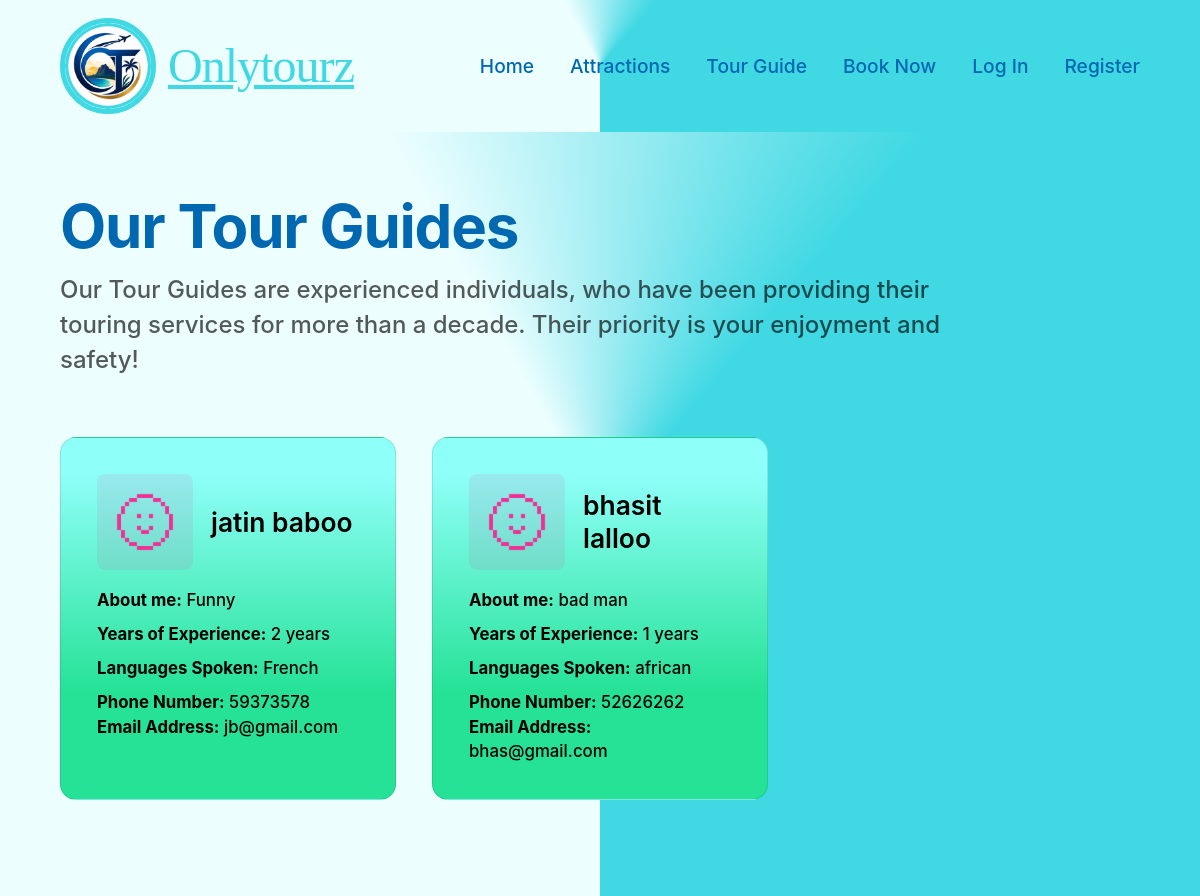
/tourguides/, run on an earlier commit of the app's database.
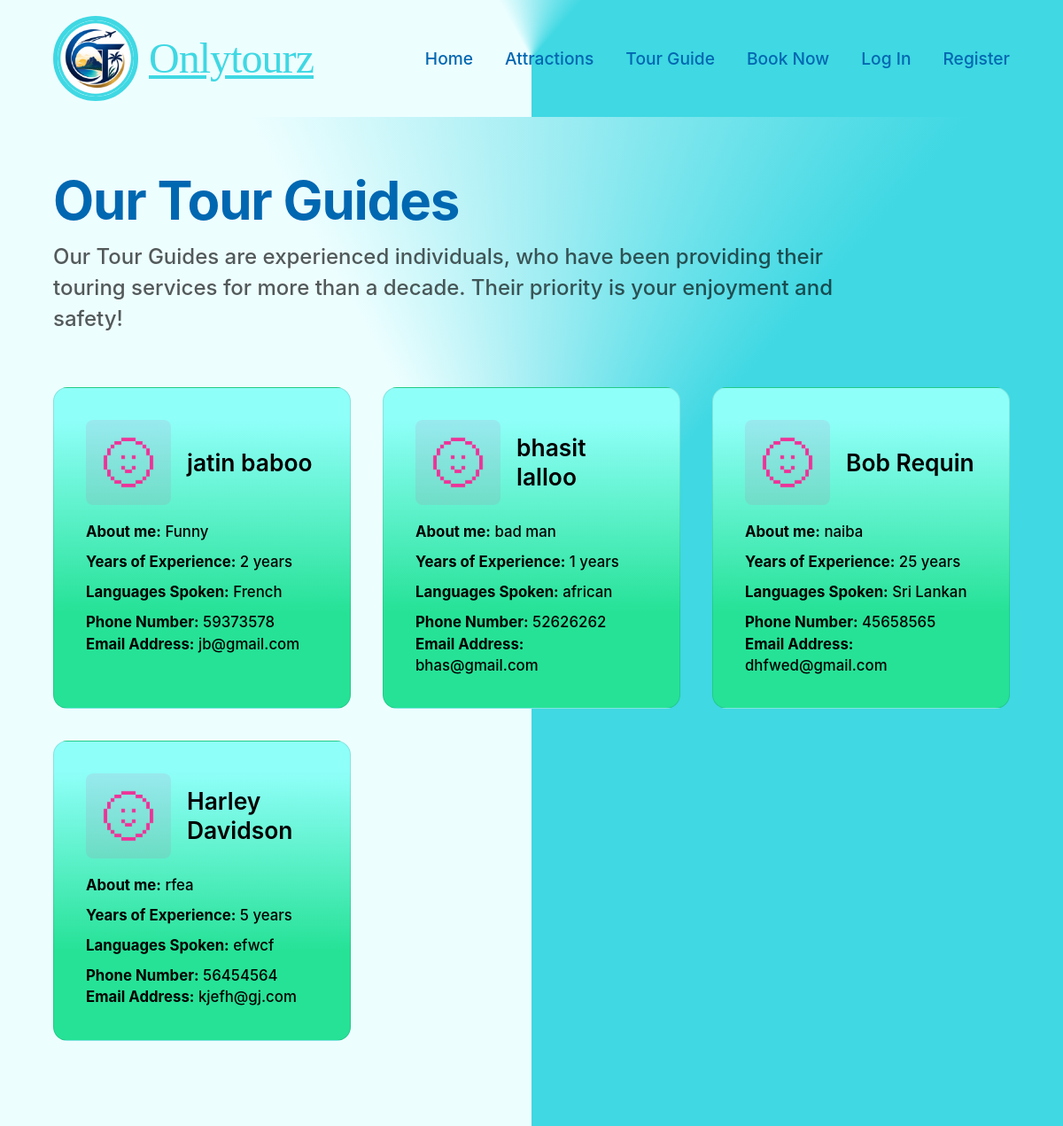
And on a later commit of the database.
### OnlyToursApp/models.py (models this page shows, shortened)
class TourGuide(User):
	PhoneNumber = models.CharField(null=True, blank=True, max_length=12, help_text='Enter a Phone Number')
	YearsofExperience = models.IntegerField(null=True, blank=True, help_text='Enter your Years of Experience')
	PrimaryLanguage = models.CharField(null=True, blank=True, max_length=30,  help_text='Enter your Primary Language')
	Biography = models.CharField(null=True, blank=True, max_length=30,  help_text='Enter a biography of yourself')

class LanguagesSpoken(models.Model):
	Guide = models.ForeignKey(TourGuide, on_delete=models.CASCADE, help_text="Choose a Guide" )
	Language = models.CharField(null=True, blank=True, max_length=30,help_text="Enter a language" )

### OnlyToursApp/views.py (the view)
# urls.py: path('tourguides/', views.TourGuideListView.as_view(), name='tourguides'),
class TourGuideListView(ListView):
	model = TourGuide
	template_name = 'tour_guide.html'
	context_object_name = 'tourguides'

### OnlyToursApp/templates/tour_guide.html (shortened to what this page needs)
{% extends 'base.html' %}
{% load static %}
{% block extra_css %}
  <link rel="stylesheet" href="{% static 'css/tourguides.css' %}">
{% endblock %}
{% block content %}
<div class="guides-page site-brand-gradient">
  <div class="guides-inner">
    <div class="guides-intro">
      <h1 class="guides-title">Our Tour Guides</h1>
      <p class="guides-lead">
        Our Tour Guides are experienced individuals, who have been
        providing their touring services for more than a decade.
        Their priority is your enjoyment and safety!
      </p>
    </div>
    <div class="guide-grid">
      {% for guide in tourguides %}
      <article class="guide-card">
        <div class="guide-head">
          <img class="guide-photo" src="{% static 'tourism/images/image2.png' %}"
               alt="{{ guide.first_name }} {{ guide.last_name }}">
          <h2 class="guide-name">{{ guide.first_name }} {{ guide.last_name }}</h2>
        </div>
        <div class="guide-info">
          <p>
            <strong>About me:</strong>
            {{ guide.Biography|default:"Not provided" }}
          </p>
          <p>
            <strong>Years of Experience:</strong>
            {% if guide.YearsofExperience is not None %}{{ guide.YearsofExperience }} years{% else %}Not provided{% endif %}
          </p>
          <p>
            <strong>Languages Spoken:</strong>
            {% for lang in guide.languagesspoken_set.all %}{{ lang.Language|default_if_none:"" }}{% if not forloop.last %}, {% endif %}{% empty %}{{ guide.PrimaryLanguage|default:"Not provided" }}{% endfor %}
          </p>
          <p>
            <strong>Phone Number:</strong>
            {{ guide.PhoneNumber|default:"Not provided" }}
            <br>
            <strong>Email Address:</strong>
            {{ guide.email|default:"Not provided" }}
          </p>
        </div>
      </article>
      {% empty %}
      <p class="guide-empty">No tour guides available yet.</p>
      {% endfor %}
   </div>
  </div>
</div>
{% endblock %}

### OnlyToursApp/templates/base.html (shortened to what this page needs)
{% load static %}
<!DOCTYPE html>
<html lang="en">
<head>
  <link rel="stylesheet" href="{% static 'css/base.css' %}">
  {% block extra_css %}{% endblock %}
</head>
<body class="{% block body_class %}{% endblock %}">
  {% include 'partials/navbar.html' %}
  <main class="site-main">
    {% block content %}{% endblock %}
  </main>
</body>
</html>

### OnlyToursApp/templates/partials/navbar.html (shortened to what this page needs)
{% load static %}
<header class="site-header site-brand-gradient">
  <a class="site-logo" href="{% url 'OnlyToursApp:home' %}">
    <img src="{% static 'images/image0.png' %}" alt="OnlyTours logo" />
    <span class="site-logo-text">
      <span class="script">Onlytourz</span>
    </span>
  </a>
  <nav aria-label="Main navigation">
    <ul class="site-nav">
      <li><a href="{% url 'OnlyToursApp:home' %}">Home</a></li>
      <li><a href="{% url 'OnlyToursApp:attractions' %}">Attractions</a></li>
      <li><a href="{% url 'OnlyToursApp:tourguides' %}">Tour Guide</a></li>
      {% if user.tourguide %}
      <li><a href="{% url 'OnlyToursApp:guide_bookings' %}">My Bookings</a></li>
      <li><a href="{% url 'OnlyToursApp:guide_listings' %}">My Listings</a></li>
      <li><a href="{% url 'OnlyToursApp:guide_reviews' %}">My Reviews</a></li>
      {% else %}
      <li><a href="{% url 'OnlyToursApp:booknow' %}">Book Now</a></li>
      {% endif %}
      {% if user.is_authenticated %}
      <li class="site-nav-user">Hi, {{ user.first_name|default:user.username }}</li>
      <li>
        <form class="site-nav-logout" method="post" action="{% url 'logout' %}">
          {% csrf_token %}
          <button type="submit">Log Out</button>
        </form>
      </li>
      {% else %}
      <li><a href="{% url 'login' %}">Log In</a></li>
      <li><a href="{% url 'OnlyToursApp:register' %}">Register</a></li>
      {% endif %}
    </ul>
  </nav>
</header>

### OnlyToursApp/static/css/base.css (style rules this page uses)
:root { --logo: #3fd8e3; --headings: #0067b1; --accent: #fbba09; --text-body: rgba(0, 0, 0, 0.65); --input-bg: #efeded; --font-script: "Brush Script MT", "Segoe Script", cursive; --font-body: "Inter", system-ui, -apple-system, "Segoe UI", Roboto, Helvetica, Arial, sans-serif; --space-xs: clamp(0.5rem, 1vw, 0.75rem); --space-sm: clamp(0.75rem, 1.5vw, 1.25rem); --space-md: clamp(1.25rem, 3vw, 2.5rem); --space-lg: clamp(2rem, 5vw, 4rem); --space-xl: clamp(3rem, 8vw, 6rem); --radius-lg: clamp(20px, 3vw, 40px); --max-content-width: 1280px; }
*, *::before, *::after { box-sizing: border-box; }
html { -webkit-text-size-adjust: 100%; }
body { margin: 0; padding: 0; font-family: var(--font-body); color: #000; background: #ffffff; line-height: 1.5; overflow-x: hidden; }
a { text-decoration: none; color: inherit; }
img { max-width: 100%; display: block; }
.site-brand-gradient { background: conic-gradient( from 180deg at 50% 50%, rgba(237, 254, 255, 1) 41.8%, rgba(63, 216, 227, 1) 61.5% ); }
.site-header { padding: var(--space-sm) var(--space-lg); display: flex; flex-wrap: wrap; align-items: center; justify-content: space-between; gap: var(--space-sm); }
.site-logo { display: flex; align-items: center; gap: var(--space-xs); flex-shrink: 0; }
.site-logo img { border-radius: 50%; border: clamp(3px, 0.5vw, 5px) solid var(--logo); width: clamp(56px, 8vw, 96px); height: clamp(56px, 8vw, 96px); object-fit: cover; }
.site-logo-text { color: var(--logo); text-decoration: underline; white-space: nowrap; display: flex; align-items: baseline; gap: 0.25rem; }
.site-logo-text .script { font-family: var(--font-script); font-size: clamp(1.5rem, 4vw, 3rem); letter-spacing: -0.02em; }
.site-nav { display: flex; flex-wrap: wrap; align-items: center; gap: clamp(1rem, 3vw, 2.5rem); list-style: none; margin: 0; padding: 0; }
.site-nav a, .site-nav .site-nav-item, .site-nav-user, .site-nav-logout button { color: var(--headings); text-align: center; font-weight: 500; font-size: clamp(1rem, 1.6vw, 1.35rem); white-space: nowrap; }
body { display: flex; flex-direction: column; min-height: 100vh; }
.site-main { flex: 1 0 auto; background: conic-gradient( from 180deg at 50% 50%, rgba(237, 254, 255, 1) 41.8%, rgba(63, 216, 227, 1) 61.5% ); }

### OnlyToursApp/static/css/tourguides.css (style rules this page uses)
.guides-page { min-height: 70vh; padding: var(--space-lg) var(--space-lg) var(--space-xl); }
.guides-inner { max-width: var(--max-content-width); margin: 0 auto; }
.guides-intro { margin-bottom: var(--space-lg); }
.guides-title { color: var(--headings); font-weight: 700; font-size: clamp(2rem, 5vw, 4rem); line-height: 1.15; letter-spacing: -0.02em; margin: 0 0 var(--space-xs); }
.guides-lead { color: var(--text-body); font-weight: 500; font-size: clamp(1rem, 2vw, 1.6rem); line-height: 1.45; margin: 0; max-width: 60ch; }
.guide-grid { display: grid; grid-template-columns: repeat(auto-fill, minmax(min(100%, 320px), 1fr)); gap: var(--space-md); }
.guide-card { background: linear-gradient( 180deg, rgba(143, 255, 249, 1) 10%, rgba(38, 226, 151, 1) 70% ); border: 1px solid rgba(0, 0, 0, 0.1); border-radius: 16px; padding: var(--space-md); display: flex; flex-direction: column; gap: var(--space-sm); }
.guide-head { display: flex; align-items: center; gap: var(--space-sm); }
.guide-photo { width: 96px; height: 96px; border-radius: 8px; object-fit: cover; flex-shrink: 0; }
.guide-name { color: #000; font-weight: 600; font-size: clamp(1.25rem, 2.2vw, 1.75rem); line-height: 1.25; margin: 0; }
.guide-info { display: flex; flex-direction: column; gap: 0.6rem; }
.guide-info p { color: #000; font-weight: 500; font-size: clamp(0.95rem, 1.4vw, 1.1rem); line-height: 1.45; margin: 0; overflow-wrap: anywhere; }
.guide-info strong { font-weight: 700; }

What changed in the data, as far as the page shows it:
added TourGuide: first_name "Bob", last_name "Requin", Biography "naiba", YearsofExperience "25", PhoneNumber "45658565", email "dhfwed@gmail.com"
added LanguagesSpoken: Language "Sri Lankan", shown under "Bob"
added TourGuide: first_name "Harley", last_name "Davidson", Biography "rfea", YearsofExperience "5", PhoneNumber "56454564", email "kjefh@gj.com"
added LanguagesSpoken: Language "efwcf", shown under "Harley"
